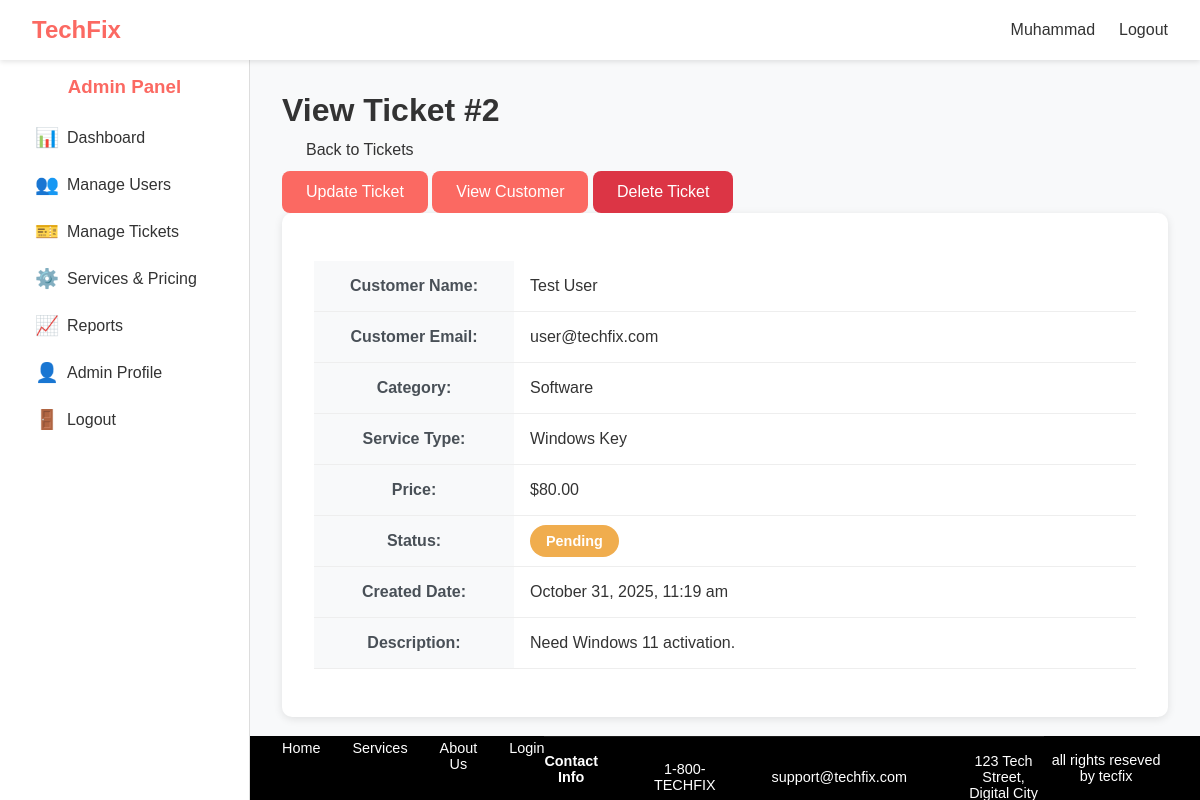
Page /admin/view_ticket.php?id=2 (signed in) on the committed database.
### tables this page shows
CREATE TABLE tickets (
    id INT AUTO_INCREMENT PRIMARY KEY,
    user_id INT NOT NULL,
    category ENUM('Hardware', 'Software') NOT NULL,
    type VARCHAR(100) NOT NULL,
    description TEXT,
    price DECIMAL(10,2) NOT NULL,
    image VARCHAR(255),
    status ENUM('Pending', 'In Progress', 'Resolved', 'Cancelled') DEFAULT 'Pending',
    created_at TIMESTAMP DEFAULT CURRENT_TIMESTAMP,
    updated_at TIMESTAMP NULL ON UPDATE CURRENT_TIMESTAMP,
    FOREIGN KEY (user_id) REFERENCES users(id) ON DELETE CASCADE,
    INDEX idx_user_id(user_id),
    INDEX idx_status(status)
);

CREATE TABLE users (
    id INT AUTO_INCREMENT PRIMARY KEY,
    first_name VARCHAR(100) NOT NULL,
    last_name VARCHAR(100),
    email VARCHAR(150) NOT NULL UNIQUE,
    password VARCHAR(255) NOT NULL,
    phone VARCHAR(20),
    role ENUM('user', 'admin') DEFAULT 'user',
    profile_img VARCHAR(255) DEFAULT 'default.png',
    created_at TIMESTAMP DEFAULT CURRENT_TIMESTAMP,
    updated_at TIMESTAMP NULL ON UPDATE CURRENT_TIMESTAMP
);

### admin/view_ticket.php (the view, shortened to what this page needs)
<?php
include("../includes/db_connect.php");
$ticket_id = isset($_GET['id']) ? $_GET['id'] : 0;
$sql = "SELECT t.*, u.first_name, u.last_name, u.email
        FROM tickets t
        JOIN users u ON t.user_id = u.id
        WHERE t.id = $ticket_id";
$result = mysqli_query($conn, $sql);
$ticket = mysqli_fetch_assoc($result);
include("../includes/header.php");
include("sidebar.php");
include("../includes/head.php");
?>
<div class="main-content view-ticket">
    <div class="ticket-top-bar">
        <div class="title-section">
            <h1>View Ticket #<?php echo $ticket_id; ?></h1>
        </div>
        <div class="back-button">
            <a href="manage_tickets.php" class="btn btn-secondary">
                <i class="fas fa-arrow-left"></i> Back to Tickets
            </a>
        </div>
    </div>
    <div class="ticket-action-bar">
        <a href="update_ticket.php?id=<?php echo $ticket_id; ?>" class="btn btn-primary">
            <i class="fas fa-edit"></i> Update Ticket
        </a>
        <a href="view_user.php?id=<?php echo $ticket['user_id']; ?>" class="btn btn-primary">
            <i class="fas fa-user"></i> View Customer
        </a>
        <a href="#" onclick="if(confirm('Are you sure you want to delete this ticket?')) window.location.href='delete_ticket.php?id=<?php echo $ticket_id; ?>'"
           class="btn btn-danger">
            <i class="fas fa-trash"></i> Delete Ticket
        </a>
    </div>
    <div class="ticket-details">
        <table class="details-table">
            <tr>
                <th>Customer Name:</th>
                <td><?php echo htmlspecialchars($ticket['first_name'] . ' ' . $ticket['last_name']); ?></td>
            </tr>
            <tr>
                <th>Customer Email:</th>
                <td><?php echo htmlspecialchars($ticket['email']); ?></td>
            </tr>
            <tr>
                <th>Category:</th>
                <td><?php echo htmlspecialchars($ticket['category']); ?></td>
            </tr>
            <tr>
                <th>Service Type:</th>
                <td><?php echo htmlspecialchars($ticket['type']); ?></td>
            </tr>
            <tr>
                <th>Price:</th>
                <td>$<?php echo number_format($ticket['price'], 2); ?></td>
            </tr>
            <tr>
                <th>Status:</th>
                <td>
                    <span class="status-badge status-<?php echo strtolower($ticket['status']); ?>">
                        <?php echo htmlspecialchars($ticket['status']); ?>
                    </span>
                </td>
            </tr>
            <tr>
                <th>Created Date:</th>
                <td><?php echo date('F j, Y, g:i a', strtotime($ticket['created_at'])); ?></td>
            </tr>
            <?php if ($ticket['description']): ?>
            <tr>
                <th>Description:</th>
                <td><?php echo nl2br(htmlspecialchars($ticket['description'])); ?></td>
            </tr>
            <?php endif; ?>
        </table>
    </div>
</div>
<?php
include("../includes/footer.php");
?>

### css/style.css (style rules this page uses)
* { margin: 0; padding: 0; box-sizing: border-box; font-family: 'Poppins', sans-serif; }
body { min-height: 100vh; display: flex; flex-direction: column; background: #f5f7fa; color: #333; }
body:not(.landing-page) { overflow: hidden; }
.main-content { flex: 1; padding: 2rem; overflow-y: auto; background: #f8f9fa; position: fixed; top: 60px; left: 250px; right: 0; bottom: 60px; }
.status-badge { padding: 0.3rem 0.6rem; border-radius: 20px; font-size: 0.8rem; font-weight: 600; color: #fff; }
.status-pending { background: #f0ad4e; }
.btn { display: inline-flex; align-items: center; padding: 0.75rem 1.5rem; border: none; border-radius: 8px; font-size: 1rem; font-weight: 500; cursor: pointer; transition: all 0.3s ease; text-decoration: none; }
.btn-primary { background: rgb(251, 105, 98); color: white; }
.btn-secondary { background: #f8f9fa; color: #333; }
.btn-danger { background: #dc3545; color: white; }
.ticket-details { background: white; border-radius: 10px; padding: 2rem; box-shadow: 0 2px 8px rgba(0,0,0,0.1); }
.details-table { width: 100%; border-collapse: collapse; margin: 1rem 0; }
.details-table th, .details-table td { padding: 1rem; border-bottom: 1px solid #eee; }
.details-table th { width: 200px; background-color: #f8f9fa; font-weight: 600; color: #495057; }
.view-ticket .status-badge { font-size: 0.9rem; padding: 0.5rem 1rem; border-radius: 50px; }

### rows in the picture
tickets: user.last_name "Test User", user.email "user@techfix.com", category "Software", type "Windows Key", price "80.00", status "Pending", created_at "October 31, 2025, 11:19 am", description "Need Windows 11 activation."

### other values in the picture
$_SESSION['user']['first_name'] "Muhammad"
$ticket_id "2"
